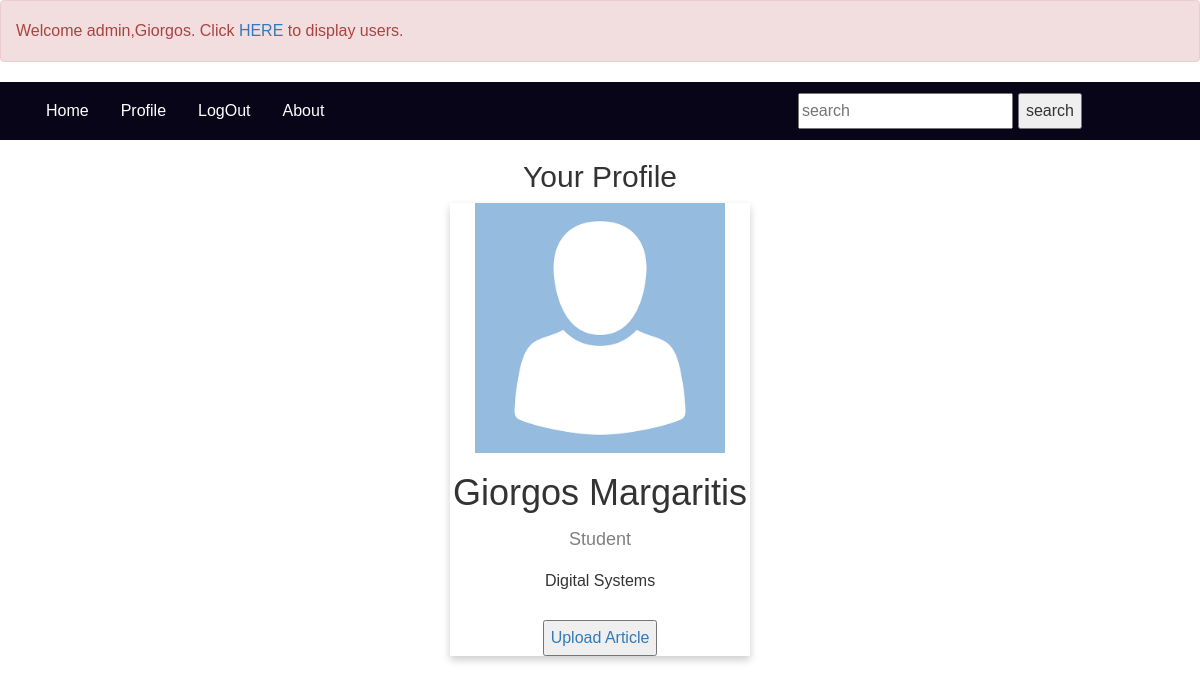
Page /profile.php (signed in) on the committed database.
### tables this page shows
CREATE TABLE `users` (
  `inf_user_id` int(11) NOT NULL,
  `inf_first_name` varchar(255) NOT NULL,
  `inf_last_name` varchar(255) NOT NULL,
  `inf_email` varchar(255) NOT NULL,
  `inf_password` varchar(255) NOT NULL
);

CREATE TABLE `categories` (
  `inf_user_id` int(11) NOT NULL,
  `inf_category_type` varchar(255) NOT NULL,
  `inf_category_id` int(11) NOT NULL
);

### profile.php (the view, shortened to what this page needs)
<?php
	include 'functions.php';
?>
<!DOCTYPE html>
<html>
<head>
	<link rel="stylesheet" href="https://maxcdn.bootstrapcdn.com/bootstrap/3.3.7/css/bootstrap.min.css">
    <link rel="stylesheet" type="text/css" href="style/style.css">
    <?php
    if (isset($_SESSION["user_id"])){
      $user_id = $_SESSION["user_id"];
      if (isAdministrator($user_id)){
        echo '<div class="alert alert-danger" role="alert">
          Welcome admin,' . $_SESSION["first_name"].'. Click <a href = "users.php">HERE</a> to display users.
        </div>';
      }
    }
    ?>
</head>
<body>
<nav id="navigation">
  	<ul style = "background-color: #080519;">
  		<div style = "background-color: #080519;" class = "container">
  			<li><a href="index.php">Home</a></li>
	    	<li><a href="about.php">About</a></li>
	  		<form method = 'get' action = "index.php">
		  		<li style="float:right"><input type="submit" value = "search" style = "margin-top : 11px; margin-right:88px;" name="search_bar" placeholder="Information Systems"></li>
		   		<li style="float:right"><input type="text" style = "margin-top : 11px; margin-right: 5px;" name="search_bar" placeholder="search"></li>
	   		</form>
		</div>
  	</ul>
</nav>
<main>
	<div class = "container">
	  	<h2 style="text-align:center">Your Profile</h2>
<div class="card">
  <img src="images/avatar.png" alt="John" style="width:250px">
  <h1><?php echo getUserInfo($_SESSION["user_id"]); ?></h1>
  <p class="title">Student</p>
  <p><?php
  	if (isset($_SESSION["user_id"])){
  		echo getCategory($_SESSION["user_id"]);
  	}
   ?></p>
 <p><button> <a  href = "upload_article.php"> Upload Article </a></button></p>
</div>
  	</div>
</main>
</body>
</html>

### style/style.css (style rules this page uses)
* { box-sizing: border-box; }
html { font-size: 62.5%; }
body { margin: 0; opacity: 0; font: 1.6rem/1.875 'Avenir Next', sans-serif; }
body.loaded { opacity: 1; transition: 1s opacity; }
ul { list-style-type: none; margin: 0; padding: 0; overflow: hidden; background-color: #333; }
li { float: left; }
li a { display: block; color: white; text-align: center; padding: 14px 16px; text-decoration: none; }
.card { box-shadow: 0 4px 8px 0 rgba(0, 0, 0, 0.2); max-width: 300px; margin: auto; text-align: center; font-family: arial; }
.title { color: grey; font-size: 18px; }

### rows in the picture
users: getUserInfo($_SESSION["user_id"]) "Giorgos Margaritis"
categories: inf_category_type "Digital Systems"

### other values in the picture
$_SESSION["first_name"] "Giorgos"
